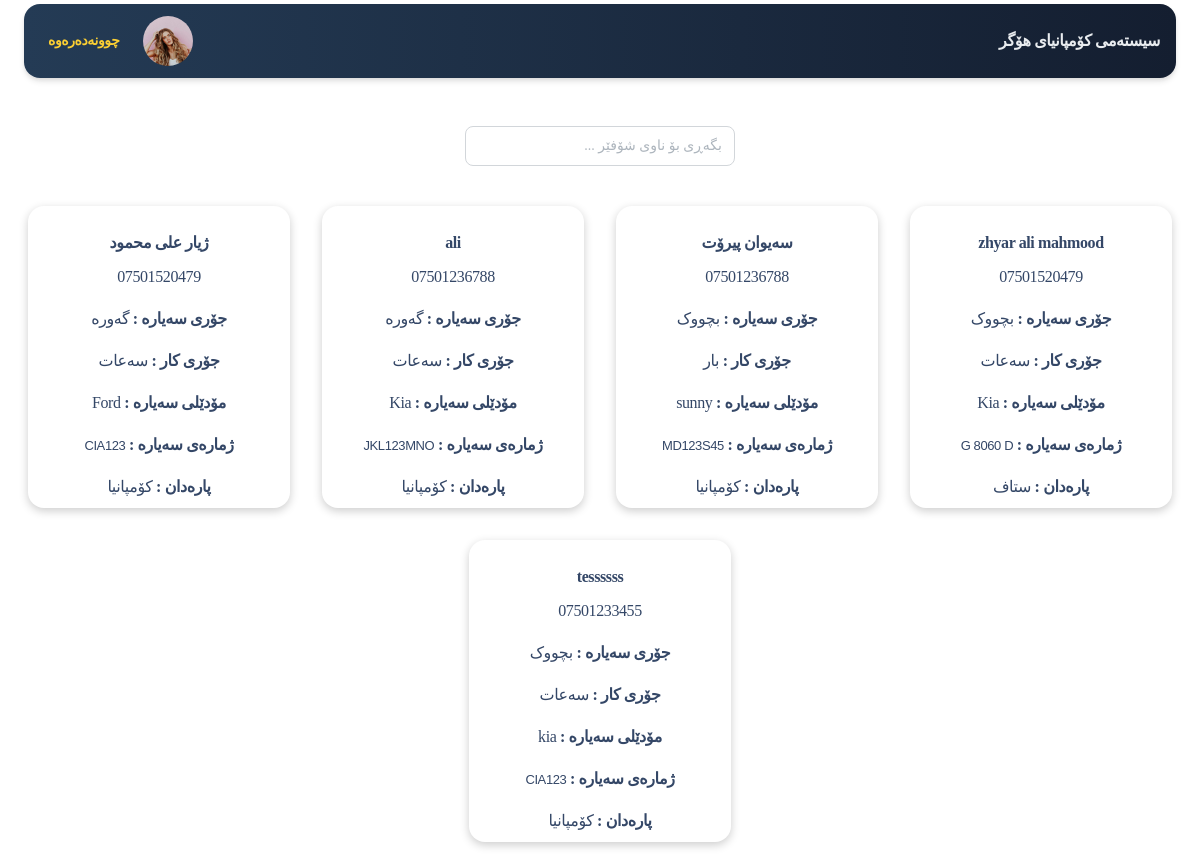
The app's page /app/drivers.php (signed in) with its own data.
### tables this page shows
CREATE TABLE `system` (
  `id` int(11) NOT NULL,
  `name` text NOT NULL,
  `avatar` text NOT NULL
);

CREATE TABLE `drivers` (
  `id` int(11) NOT NULL,
  `name` varchar(200) NOT NULL,
  `car_type` varchar(50) NOT NULL,
  `car_model` varchar(100) NOT NULL,
  `car_number` varchar(255) NOT NULL,
  `phone` varchar(11) NOT NULL,
  `work_type` varchar(50) NOT NULL,
  `money_owner` varchar(50) NOT NULL,
  `currency_type` varchar(255) NOT NULL
);

### server/helper.php (called while the page is built, shortened)
<?php
include_once("conn.php");
?>
<?php
function show($sql) {
	global $conn;
	$get =  mysqli_query($conn,$sql);
	$result=[];
	while ($row=mysqli_fetch_assoc($get)) {
		$result[]=$row;
	}
	return $result;
}

### app/drivers.php (the view, shortened to what this page needs)
<?php require_once('header.php'); ?>
<div class="container-fluid ">
<div class="row d-flex justify-content-center">
<div class="form-group col-10 col-lg-3 col-md-8">
    <input type="text" id="search" class="form-control " placeholder="بگەڕی بۆ ناوی شۆفێر ...">
</div>
<div class="container-fluid mt-2">
<div class="row d-flex justify-content-center" id="result">
<?php
$drivers = show(" SELECT * FROM drivers ");
foreach ($drivers as $driver) {
  $id = $driver['id'];
  $name = $driver['name'];
  $car_type = $driver['car_type'];
  $car_model = $driver['car_model'];
  $car_number = $driver['car_number'];
  $phone = $driver['phone'];
  $work_type = $driver['work_type'];
  $money_owner = $driver['money_owner'];
?>
<div class=" col-6 col-sm-6 col-md-4 col-lg-3  col-xl-3  text-center mt-5 mt-lg-0 p-3">
 <a href="view_driver.php?driver_id=<?=$id?>">
<div class="card " style="box-shadow: 0 3px 10px rgb(0 0 0 / 0.2) !important;">
<div class="card-body pb-2">
<h6 class="card-title"><?=$name?></h6>
<p class="card-text"><?=$phone;?></p>
<p class="card-text"> <strong>جۆری سەیارە :</strong> <?=$car_type;?></p>
<p class="card-text"> <strong>جۆری کار :</strong> <?=$work_type?></p>
<p class="card-text"> <strong>مۆدێلی سەیارە :</strong> <?=$car_model?></p>
<p class="card-text"> <strong>ژمارەی سەیارە :</strong> <span style="font-family:sans-serif !important;font-size:13px"><?=$car_number?></span></p>
<p class="card-text"> <strong> پارەدان :</strong> <?=$money_owner?></p>
</div>
</div>
</a>
</div>
<?php
}
?>
</div>
<?php require_once('footer.php'); ?>

### app/header.php (shortened to what this page needs)
<?php
require_once('../server/helper.php') ;
  ?>
<!DOCTYPE html>
<html dir="rtl">
<head>
  <link href="../assets/css/nucleo-icons.css" rel="stylesheet" />
  <link href="../assets/css/nucleo-svg.css" rel="stylesheet" />
  <link href="../assets/font-awesome/all.css" rel="stylesheet" />
  <link href="../assets/css/nucleo-svg.css" rel="stylesheet" />
  <link id="pagestyle" href="../assets/css/soft-ui-dashboard.css?v=1.0.3" rel="stylesheet" />
  <link id="pagestyle" href="../assets/css/style.css" rel="stylesheet" />
  <link rel="stylesheet" href="../assets/css/datatables.css">
  <link rel="stylesheet" href="../assets/css/datatables.min.css">
</head>
<body class="g-sidenav-show">
<?php
if (!isset($_GET['print_type'])) {
?>
  <main class="main-content position-relative max-height-vh-100 h-100 mt-1 border-radius-lg ">
    <nav class="navbar navbar-main navbar-expand-lg px-0 mx-4 shadow bg-first border-radius-xl" id="navbarBlur" navbar-scroll="true">
      <div class="container-fluid py-1 px-3">
      <nav aria-label="breadcrumb">
        <?php $select = show(" SELECT * FROM system ");
      foreach($select as $row) {
          $name = $row['name'];
?>
          <a href="index.php" class="font-weight-bolder mb-0 text-light">  <?=$name;?> </a>
          <?php }  ?>
        </nav>
        <div class="collapse navbar-collapse" dir="ltr" id="navbar">
          <ul class="navbar-nav" dir="rtl" >
            <li class="nav-item px-3 d-flex align-items-center">
              <a href="profile.php" class="nav-link text-body p-0 ">
              <img src="../assets/img/pro/team-1.jpg" width="50" class="img-fluid rounded-circle " alt="">
              </a>
            </li>
            <li class="nav-item d-flex align-items-center">
              <a href="logout.php" class="nav-link text-body font-weight-bold px-0">
                <span class="d-sm-inline p-2 text-warning">چوونەدەرەوە</span>
              </a>
            </li>
              </ul>
        </div>
      </div>
    </nav>
    <?php } ?>

### assets/css/style.css (style rules this page uses)
* { margin: 0px; padding: 0px; font-family: 'Speda-Regular'; }
body { font-family: 'Speda-Regular'; }
.bg-first { background: #141E30; background: -webkit-linear-gradient(to right, #243B55, #141E30); background: linear-gradient(to right, #243B55, #141E30); color: aliceblue; }

### records on screen
system: name "سیستەمی کۆمپانیای هۆگر"
drivers: name "zhyar ali mahmood", phone "07501520479", car_type "بچووک", work_type "سەعات", car_model "Kia", car_number "G 8060 D", money_owner "ستاف"
drivers: name "سەیوان پیرۆت", phone "07501236788", car_type "بچووک", work_type "بار", car_model "sunny", car_number "MD123S45", money_owner "کۆمپانیا"
drivers: name "ali", phone "07501236788", car_type "گەورە", work_type "سەعات", car_model "Kia", car_number "JKL123MNO", money_owner "کۆمپانیا"
drivers: name "ژیار علی محمود", phone "07501520479", car_type "گەورە", work_type "سەعات", car_model "Ford", car_number "CIA123", money_owner "کۆمپانیا"
drivers: name "tessssss", phone "07501233455", car_type "بچووک", work_type "سەعات", car_model "kia", car_number "CIA123", money_owner "کۆمپانیا"
